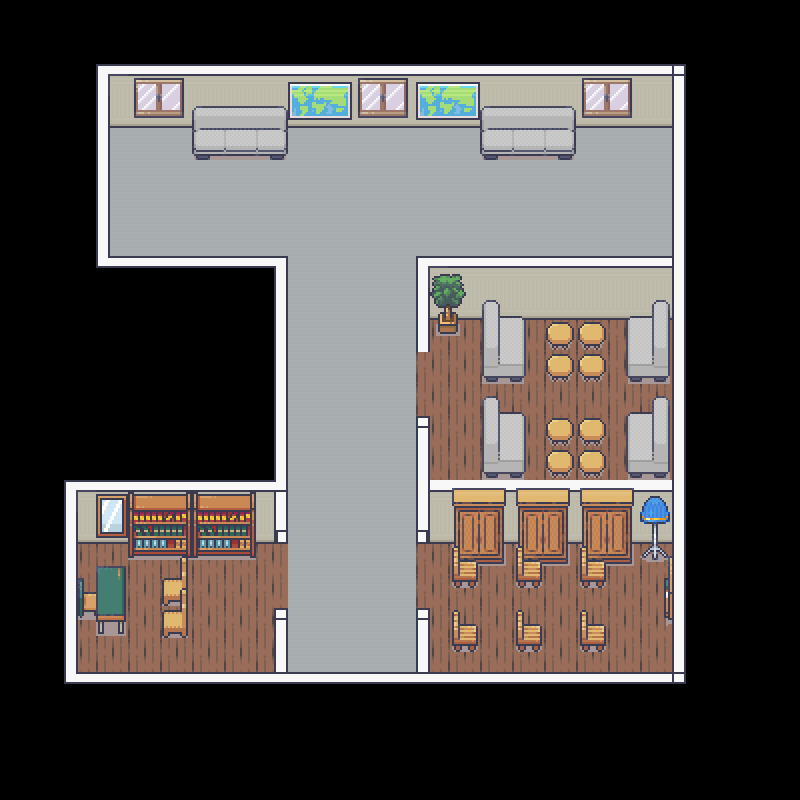

Rendered tile map (Tiled .tmx) drawn with the repository's tilesets; below, a short description and the map source with its tile grids summarised:
An orthogonal 25x25 tile map with 32x32 px tiles, 5 tile layers (floor, inside walls, windows, another wall layer, ...), 2 tilesets and 4 objects.

<map version="1.5" tiledversion="1.7.2" orientation="orthogonal" renderorder="right-down" width="25" height="25" tilewidth="32" tileheight="32" infinite="0" nextlayerid="8" nextobjectid="7">
 <tileset firstgid="1" source="Room_Builder_free_32x32.tsx" />
 <tileset firstgid="392" source="Interiors_free_32x32.tsx" />
 <layer id="5" name="floor" width="25" height="25">
  <data>[625 cells, 256 non-empty, 5 distinct tile ids]</data>
 </layer>
 <objectgroup id="7" name="collision">
  <object id="1" x="416.667" y="256.667" />
  <object id="2" x="416.667" y="256" width="268" height="40.6667" />
  <object id="5" x="416.667" y="256.667" width="266.667" height="36" />
  <object id="6" x="294.47" y="189.873" width="110.593" height="471.019" />
 </objectgroup>
 <layer id="2" name="inside walls" width="25" height="25">
  <data>[625 cells, 87 non-empty, 3 distinct tile ids]</data>
 </layer>
 <layer id="3" name="windows" width="25" height="25">
  <data>[625 cells, 107 non-empty, 52 distinct tile ids]</data>
 </layer>
 <layer id="4" name="another wall layer" width="25" height="25">
  <data>[625 cells, 55 non-empty, 17 distinct tile ids]</data>
 </layer>
 <layer id="1" name="Tile Layer 1" width="25" height="25">
  <data>[625 cells, 78 non-empty, 14 distinct tile ids]</data>
 </layer>
</map>
